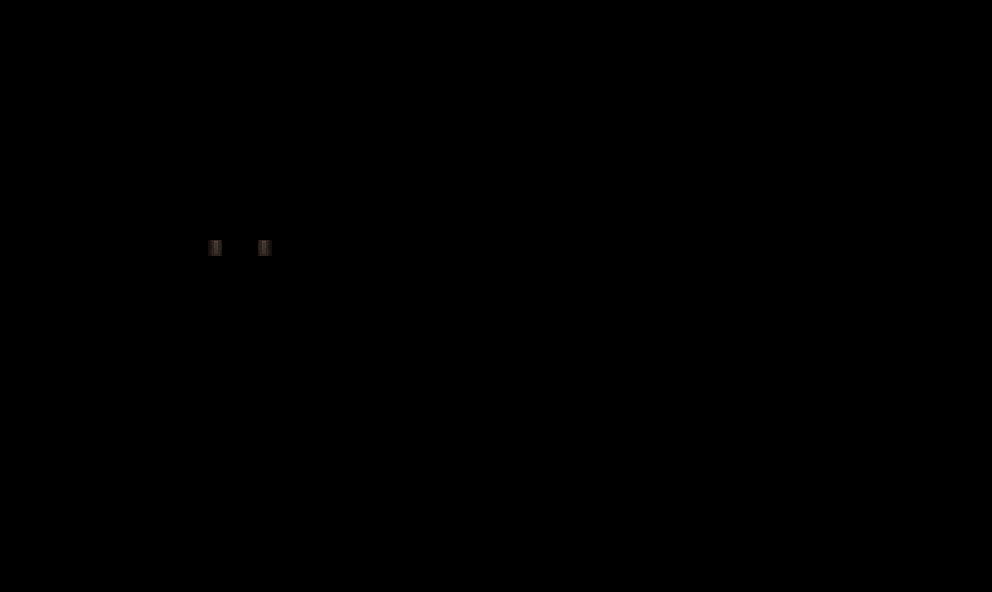

A level layout from a 2D game, rendered from its tile map. Below: a short description, then the map file with tile-grid data replaced by summaries:
An orthogonal 62x37 tile map with 16x16 px tiles, 1 tile layer (arches).

<map version="1.10" tiledversion="1.10.0" orientation="orthogonal" renderorder="right-down" width="62" height="37" tilewidth="16" tileheight="16" infinite="0" nextlayerid="11" nextobjectid="235">
 <tileset firstgid="1" name="mainlevbuild" tilewidth="16" tileheight="16" tilecount="2560" columns="64">
  <image source="../Images/Map/MainlevBuild.png" width="1024" height="640" />
 </tileset>
 <layer id="4" name="arches" width="62" height="37">
  <data>[2294 cells, 2 non-empty, 2 distinct tile ids]</data>
 </layer>
</map>
